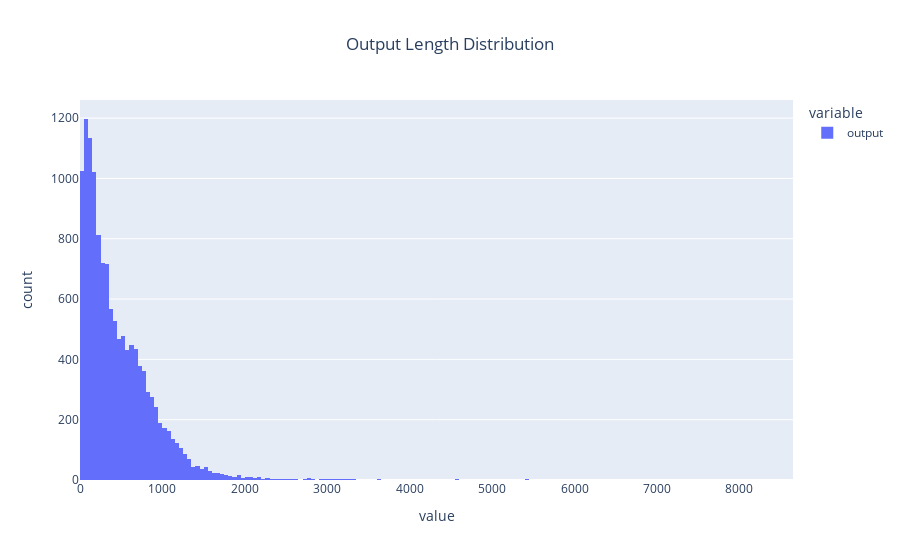

The notebook cell saved with this chart:
### Markdown cell above
#### Output length distribution

### Code cell
# Output length distribution
output_lengths = temp_df['output'].apply(tokenizer.tokenize).apply(len)

# Plot output lengths
fig = px.histogram(output_lengths, title='Output Length Distribution')
fig.update_layout(title_x=0.5)
fig.show()

### Figure 1 — Plotly figure (JSON) as saved in the notebook; plotly's stock layout.template omitted (floating-point values rounded to 4 significant figures; data arrays with more than 128 entries replaced by an {"elided": "..."} marker saying what was removed)
{"data": [{"alignmentgroup": "True", "bingroup": "x", "hovertemplate": "variable=output<br>value=%{x}<br>count=%{y}<extra></extra>", "legendgroup": "output", "marker": {"color": "#636efa", "pattern": {"shape": ""}}, "name": "output", "offsetgroup": "output", "orientation": "v", "showlegend": true, "type": "histogram", "x": {"elided": "13020 int values"}, "xaxis": "x", "yaxis": "y"}], "layout": {"barmode": "relative", "legend": {"title": {"text": "variable"}, "tracegroupgap": 0}, "title": {"text": "Output Length Distribution", "x": 0.5}, "xaxis": {"anchor": "y", "domain": [0, 1], "title": {"text": "value"}}, "yaxis": {"anchor": "x", "domain": [0, 1], "title": {"text": "count"}}}}
